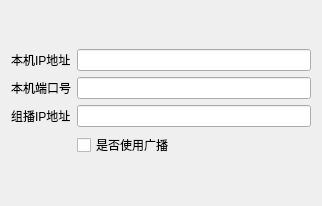
<?xml version="1.0" encoding="UTF-8"?>
<ui version="4.0">
 <class>QCommConfigUdpServer</class>
 <widget class="QDialog" name="QCommConfigUdpServer">
  <property name="geometry">
   <rect>
    <x>0</x>
    <y>0</y>
    <width>322</width>
    <height>206</height>
   </rect>
  </property>
  <property name="windowTitle">
   <string>Dialog</string>
  </property>
  <layout class="QGridLayout" name="gridLayout">
   <item row="0" column="0">
    <layout class="QGridLayout" name="gridLayout_2">
     <item row="2" column="0">
      <widget class="QLabel" name="label_5">
       <property name="text">
        <string>组播IP地址</string>
       </property>
      </widget>
     </item>
     <item row="2" column="1">
      <widget class="QLineEdit" name="m_editMulticastIP"/>
     </item>
     <item row="1" column="0">
      <widget class="QLabel" name="label_4">
       <property name="text">
        <string>本机端口号</string>
       </property>
      </widget>
     </item>
     <item row="0" column="0">
      <widget class="QLabel" name="label_6">
       <property name="text">
        <string>本机IP地址</string>
       </property>
      </widget>
     </item>
     <item row="0" column="1">
      <widget class="QLineEdit" name="m_editLocalIP"/>
     </item>
     <item row="1" column="1">
      <widget class="QLineEdit" name="m_editLocalPort"/>
     </item>
     <item row="3" column="1">
      <widget class="QCheckBox" name="isBroadcast">
       <property name="text">
        <string>是否使用广播</string>
       </property>
      </widget>
     </item>
    </layout>
   </item>
  </layout>
 </widget>
 <resources/>
 <connections/>
</ui>
